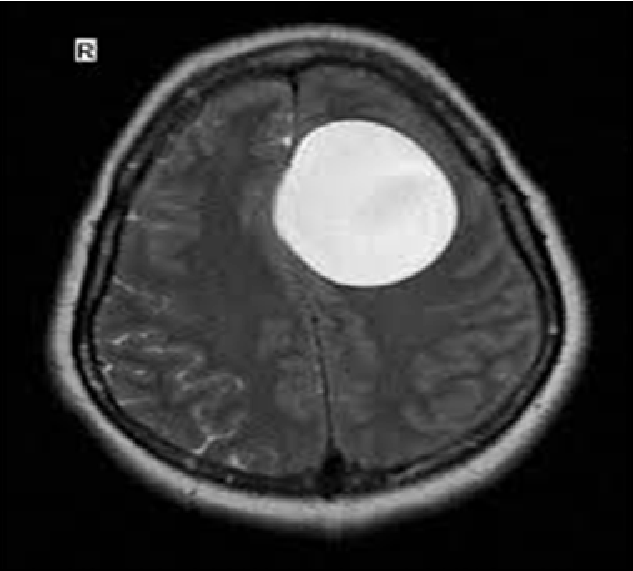
#> input picture Brain Tumor Segmentation/sample_image.PNG, 633 x 571 px, found by its file name
$ jupyter execute 'Brain Tumor Segmentation (Watershed algorithm).ipynb'   (older library calls are emulated)
#> lines starting #> are read from the running program, lines starting #| are printed output that depends on the picture; after the words box and inside, x2 and y2 are one past the last pixel; in counts of white or black regions, pixels touching at a corner belong together
[cell 1]
import numpy as np
import cv2
import matplotlib.pyplot as plt
from skimage.morphology import extrema
from skimage.morphology import watershed as skwater

[cell 2]
image = cv2.imread('C:/Users/ADMIN/Desktop/Image_Processing/sample_image.png')
#> image is the input picture: shape (571, 633, 3); min 0, max 255, mean 52.5

[cell 3]
plt.imshow(image)
plt.show()

[cell 4]
def showimg(title,img,ctype):
  plt.figure(figsize=(10, 10))
  if ctype=='bgr':
    b,g,r = cv2.split(img)       # get b,g,r
    rgb_img = cv2.merge([r,g,b])     # switch it to rgb
    plt.imshow(rgb_img)
  elif ctype=='hsv':
    rgb = cv2.cvtColor(img,cv2.COLOR_HSV2RGB)
    plt.imshow(rgb)
  elif ctype=='gray':
    plt.imshow(img,cmap='gray')
  elif ctype=='rgb':
    plt.imshow(img)
  else:
    raise Exception("Unknown colour type")

  plt.title(title)
  plt.show()

[cell 5]
grayimg=cv2.cvtColor(image,cv2.COLOR_BGR2GRAY)
showimg('Brain MRI',grayimg,'gray')

[cell 6]
median_filter = cv2.medianBlur(grayimg,5)
plt.imshow(median_filter,cmap='gray')
plt.show()

[cell 7]
ret,thresh=cv2.threshold(grayimg,0,255,cv2.THRESH_OTSU)
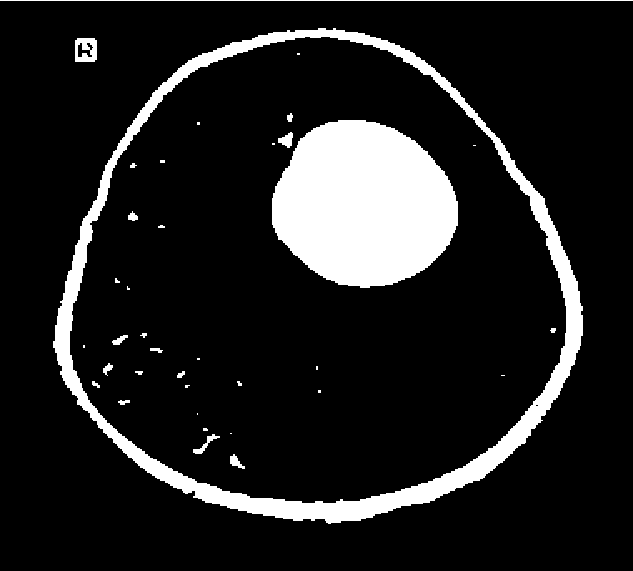
#> thresh: shape (571, 633); 12.8% white; 37 white regions (18 under 20 px), largest, box (x1, y1, x2, y2) and area: (272, 120, 458, 288) 23801, (53, 28, 583, 524) 20400, (0, 0, 633, 1) 633
#> ret = 108
showimg('Thresholding image',thresh,'gray')

[cell 8]
kernel=np.ones((3,3),np.uint8)
opening=cv2.morphologyEx(thresh,cv2.MORPH_OPEN,kernel,iterations=3)
#> opening: shape (571, 633); 12.1% white; 5 white regions, box (x1, y1, x2, y2) and area: (272, 120, 458, 288) 23801, (53, 28, 583, 523) 19855, (282, 135, 292, 146) 101, (466, 108, 475, 117) 73, (230, 456, 237, 464) 56

[cell 9]
surebg = cv2.dilate(opening,kernel,iterations=3)
#> surebg: shape (571, 633); 16.1% white; 3 white regions, box (x1, y1, x2, y2) and area: (50, 25, 586, 526) 31646, (269, 117, 461, 291) 26207, (227, 453, 240, 467) 182
plt.imshow(surebg,cmap='gray')
plt.show()

[cell 10]
distance_transform = cv2.distanceTransform(opening,cv2.DIST_L2,5)
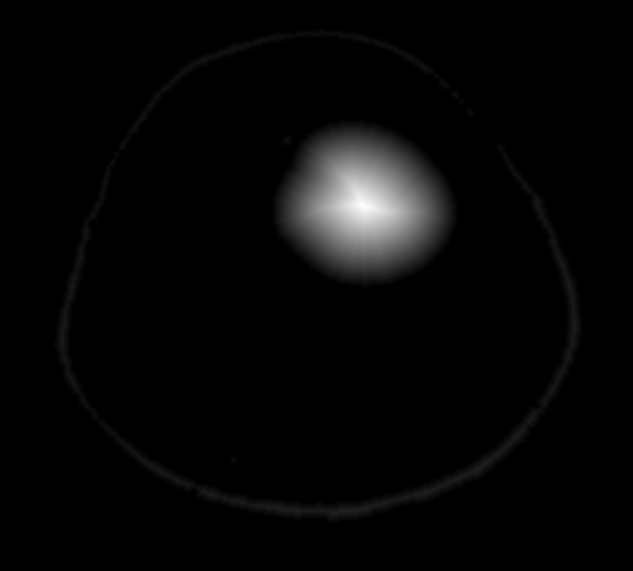
#> distance_transform: shape (571, 633) float32; min 0, max 80.69, mean 2.1; drawn with min black and max white
ret,surefg = cv2.threshold(distance_transform,0.7*distance_transform.max(),255,0)
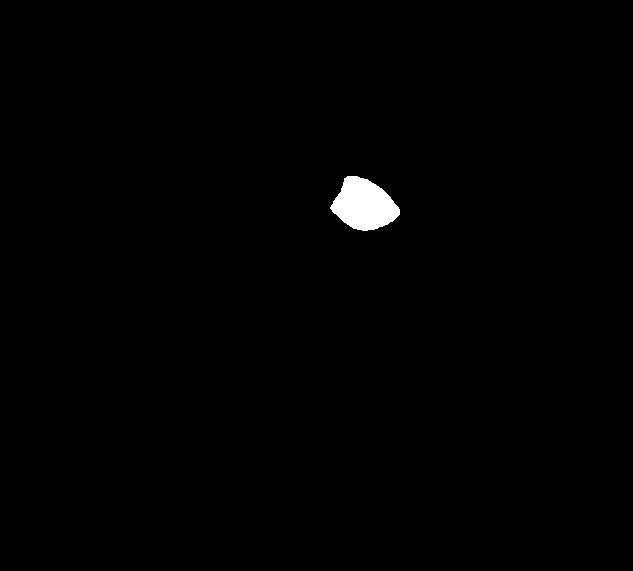
#> surefg: shape (571, 633) float32; 0.71% white; 1 white region, box (x1, y1, x2, y2) and area: (330, 176, 400, 231) 2556
#> ret = 56.49

plt.imshow(surefg,cmap='gray')
plt.show()

[cell 11]
surefg=np.uint8(surefg)
unknownregion=cv2.subtract(surebg,surefg)
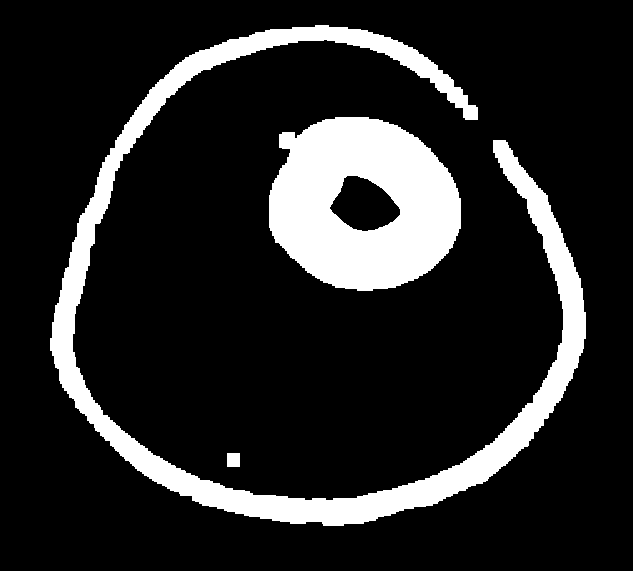
#> unknownregion: shape (571, 633); 15.3% white; 3 white regions, box (x1, y1, x2, y2) and area: (50, 25, 586, 526) 31646, (269, 117, 461, 291) 23651, (227, 453, 240, 467) 182

plt.imshow(unknownregion,cmap='gray')
plt.show()

[cell 12]
ret,markers = cv2.connectedComponents(surefg)
#> ret = 2
markers = markers+1

markers[unknownregion==255] = 0
markers=cv2.watershed(image,markers)
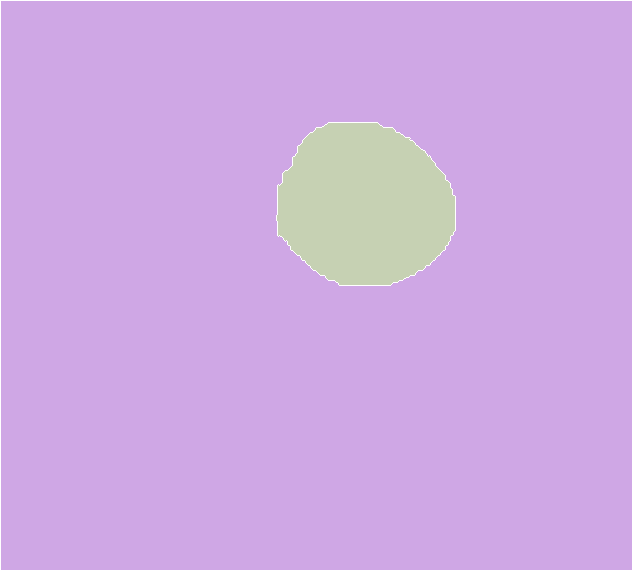
#> markers: shape (571, 633) int32; 3 distinct labels, from -1 to 2; one colour per label, 0 black, -1 white
image[markers== -1]=[255,0,0]
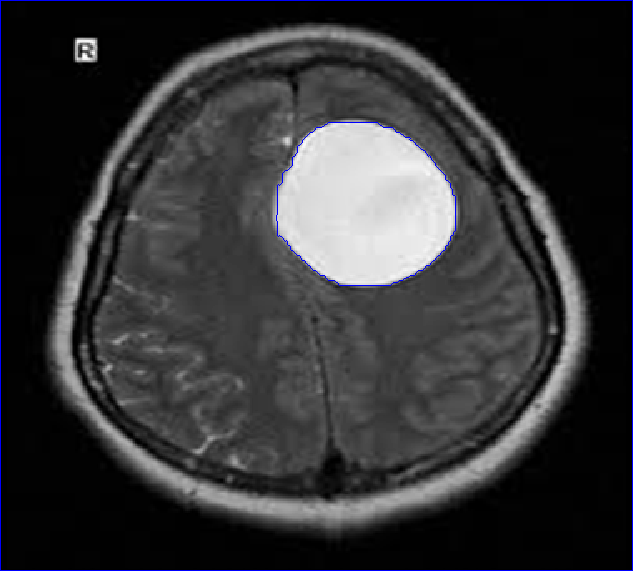
#> image: shape (571, 633, 3); 0.81% of pixels changed, all inside (x1, y1, x2, y2) = (0, 0, 633, 571)

[cell 13]
image2=cv2.cvtColor(image,cv2.COLOR_HSV2RGB)
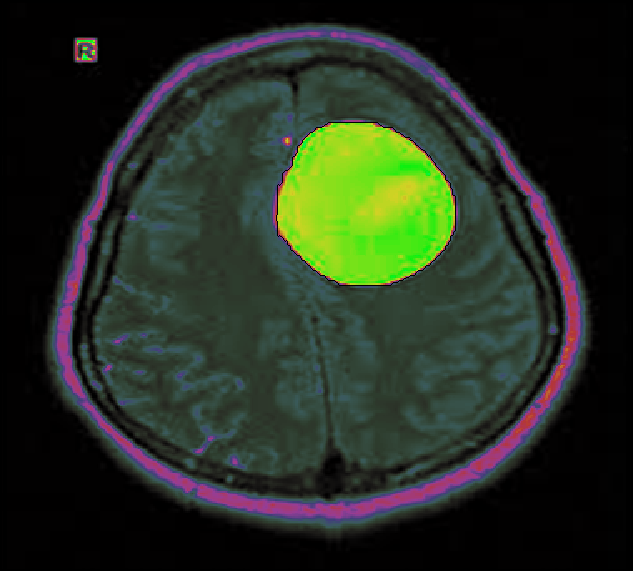
#> image2: shape (571, 633, 3); mean R, G, B 37.5, 46, 33.5
showimg('Watershed Segmented Image',image2,'gray')

[cell 14]
ret,markers = cv2.connectedComponents(thresh)
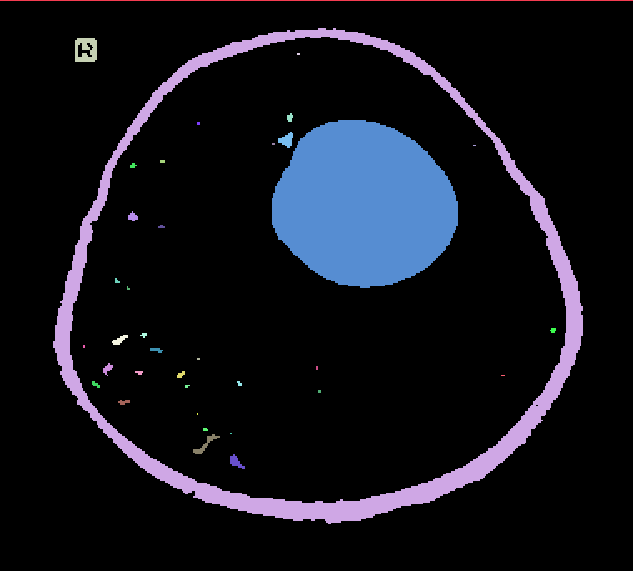
#> markers: shape (571, 633) int32; 38 distinct labels, from 0 to 37; one colour per label, 0 black
#> ret = 38
marker_area = [np.sum(markers==m) for m in range(np.max(markers)) if m!=0]
#> marker_area = 36 values, max 23801 at index 5, min 2 at index 32, mean 1282.5
large=np.argmax(marker_area)+1
#> large = 6


maskimg=markers==large
#> maskimg: shape (571, 633) bool; 6.6% white; 1 white region, box (x1, y1, x2, y2) and area: (272, 120, 458, 288) 23801
brainarea = image.copy()
brainarea[maskimg==False] = (0,0,0)
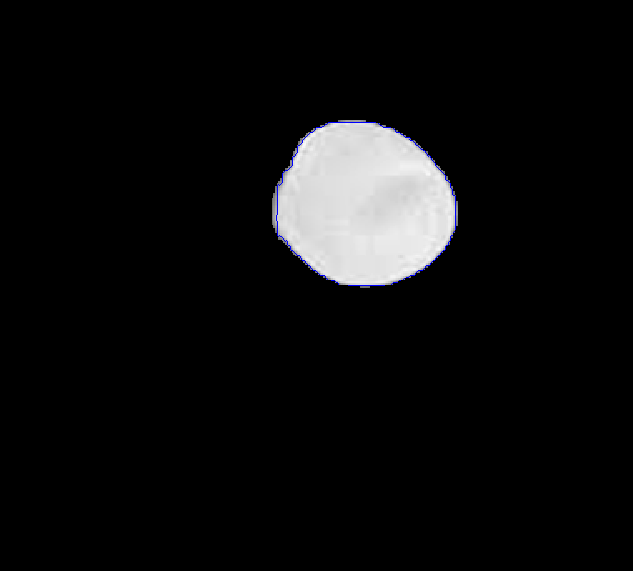
#> brainarea: shape (571, 633, 3); mean B, G, R 14.5, 14.2, 14.2

[cell 15]
maskimg = np.uint8(maskimg)

kernel=np.ones((8,8),np.uint8)
closing=cv2.morphologyEx(maskimg, cv2.MORPH_CLOSE,kernel)
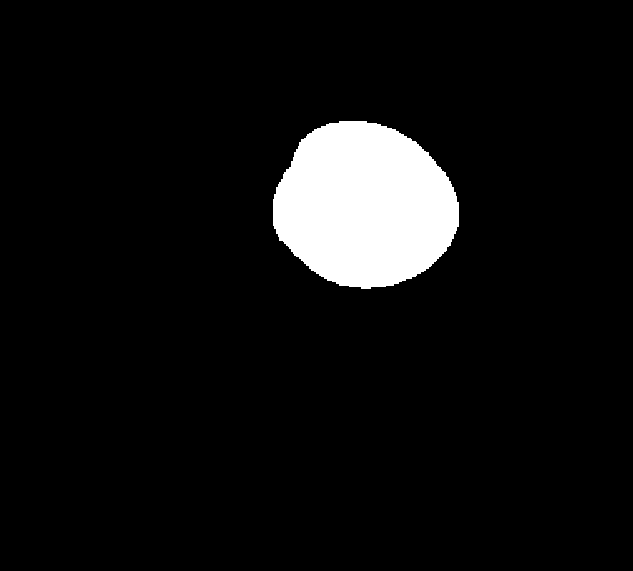
#> closing: shape (571, 633); values 0 (black) and 1 (white), 6.6% white; 1 white region, box (x1, y1, x2, y2) and area: (273, 121, 459, 289) 23801
showimg('Final Tumor Cell',closing,'gray')

[cell 16]
ret,markers = cv2.connectedComponents(thresh)
marker_area = [np.sum(markers==m) for m in range(np.max(markers)) if m!=0]
large=np.argmax(marker_area)+1
print(marker_area)
#| [633, 20400, 405, 6, 40, 23801, 9, 142, 6, 3, 15, 23, 64, 17, 17, 8, 24, 21, 81, 6, 41, 6, 64, 8, 24, 36, 4, 31, 18, 11, 9, 41, 2, 14, 2, 139]
print(np.max(markers))
#| 37
print(large)
#| 6
print(np.argmax(marker_area))
#| 5
plt.imshow(markers,cmap='gray')
plt.show()

[cell 17]
ret,markers = cv2.connectedComponents(surefg)
#> ret = 2
markers = markers+1

markers[unknownregion==255] = 0
markers=cv2.watershed(image,markers)
image[markers== -1]=[255,0,0]
print(markers)
#> (printed output is left out)
print(image)
#> (printed output is left out)
